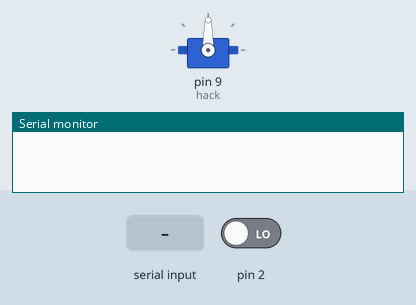
Simulated run of this sketch. Board: Arduino Uno, built with avr-gcc and run on an emulated ATmega328P. Parts: servo, the last lines printed to the serial monitor. The inputs (shaded band) are chosen by the test bench; at power-on: pin 2 LOW.

Above: at 1.2 s.
1.3 s: "1" received over Serial
At 2.4 s:
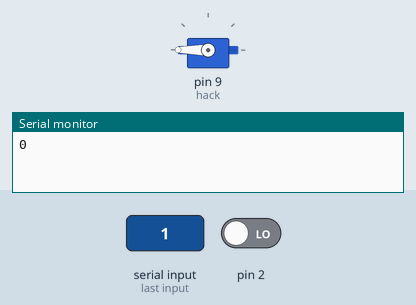
Timing chart, 0 to 4.3 s (numbered marks = the images above; inputs shaded):
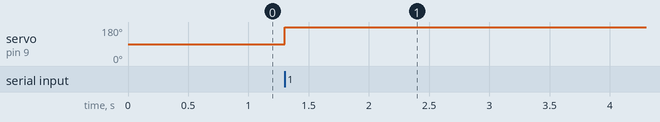

The sketch:

sketch.ino
```cpp
#include <Servo.h>

Servo hack;

char ch;
unsigned long duration;

void setup()
{
  hack.attach(9);
  pinMode(2,INPUT);
  digitalWrite(4, HIGH);
  Serial.begin(115200);
}

void loop()
{
  if (Serial.available()) {
    ch = Serial.read();
    if (ch == '1') {
      //digitalWrite(4, LOW);
      //digitalWrite(4, HIGH);
      hack.write(180);
      duration = pulseIn(2,HIGH);
      Serial.println(duration);
      duration = pulseIn(2,HIGH);
      Serial.println(duration);
      duration = pulseIn(2,HIGH);
      Serial.println(duration);
      delay(3000);
    }
    else {
    delay(1);
    }
  }
}
```

Measured:
- after the input at 1.3 s, servo on pin 9 (hack): 90° → 180° at once
